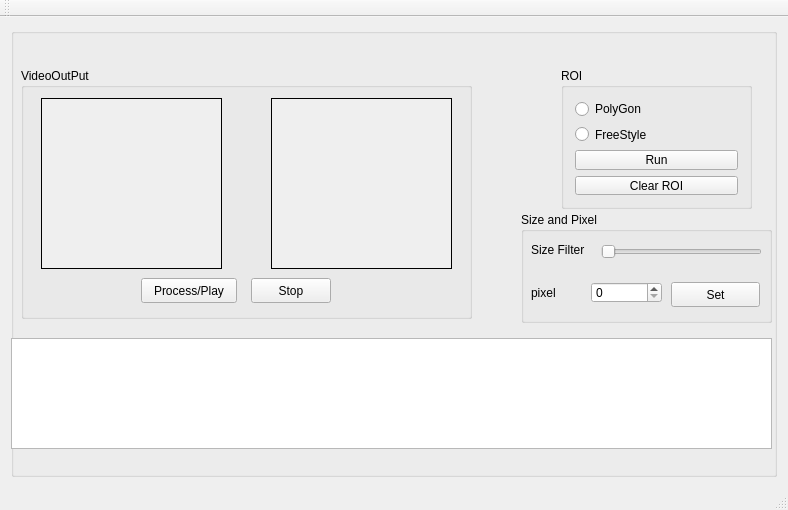
<?xml version="1.0" encoding="UTF-8"?>
<ui version="4.0">
 <class>MainWindow</class>
 <widget class="QMainWindow" name="MainWindow">
  <property name="geometry">
   <rect>
    <x>0</x>
    <y>0</y>
    <width>788</width>
    <height>510</height>
   </rect>
  </property>
  <property name="mouseTracking">
   <bool>true</bool>
  </property>
  <property name="windowTitle">
   <string>Video Analyser Beta 1.0</string>
  </property>
  <widget class="QWidget" name="centralWidget">
   <layout class="QGridLayout" name="gridLayout">
    <item row="0" column="0">
     <widget class="QGroupBox" name="groupBox_4">
      <property name="title">
       <string/>
      </property>
      <widget class="QGroupBox" name="groupBox_3">
       <property name="geometry">
        <rect>
         <x>10</x>
         <y>40</y>
         <width>451</width>
         <height>251</height>
        </rect>
       </property>
       <property name="title">
        <string>VideoOutPut</string>
       </property>
       <widget class="QLabel" name="stream_label">
        <property name="geometry">
         <rect>
          <x>20</x>
          <y>30</y>
          <width>181</width>
          <height>171</height>
         </rect>
        </property>
        <property name="mouseTracking">
         <bool>false</bool>
        </property>
        <property name="autoFillBackground">
         <bool>true</bool>
        </property>
        <property name="frameShape">
         <enum>QFrame::Box</enum>
        </property>
        <property name="text">
         <string/>
        </property>
       </widget>
       <widget class="QLabel" name="Processed_stream_label">
        <property name="geometry">
         <rect>
          <x>250</x>
          <y>30</y>
          <width>181</width>
          <height>171</height>
         </rect>
        </property>
        <property name="mouseTracking">
         <bool>false</bool>
        </property>
        <property name="autoFillBackground">
         <bool>true</bool>
        </property>
        <property name="frameShape">
         <enum>QFrame::Box</enum>
        </property>
        <property name="text">
         <string/>
        </property>
       </widget>
       <widget class="QPushButton" name="Process_pushButton">
        <property name="geometry">
         <rect>
          <x>120</x>
          <y>210</y>
          <width>96</width>
          <height>25</height>
         </rect>
        </property>
        <property name="text">
         <string>Process/Play</string>
        </property>
       </widget>
       <widget class="QPushButton" name="Stopstream_pushButton">
        <property name="geometry">
         <rect>
          <x>230</x>
          <y>210</y>
          <width>80</width>
          <height>25</height>
         </rect>
        </property>
        <property name="text">
         <string>Stop</string>
        </property>
       </widget>
      </widget>
      <widget class="QPlainTextEdit" name="plainTextEdit">
       <property name="geometry">
        <rect>
         <x>0</x>
         <y>310</y>
         <width>761</width>
         <height>111</height>
        </rect>
       </property>
      </widget>
      <widget class="QGroupBox" name="groupBox_2">
       <property name="geometry">
        <rect>
         <x>510</x>
         <y>184</y>
         <width>251</width>
         <height>111</height>
        </rect>
       </property>
       <property name="title">
        <string>Size and Pixel</string>
       </property>
       <widget class="QLabel" name="Sizefilter_label">
        <property name="geometry">
         <rect>
          <x>10</x>
          <y>30</y>
          <width>71</width>
          <height>16</height>
         </rect>
        </property>
        <property name="text">
         <string>Size Filter</string>
        </property>
       </widget>
       <widget class="QSlider" name="Sizefilter_horizontalSlider">
        <property name="geometry">
         <rect>
          <x>80</x>
          <y>30</y>
          <width>161</width>
          <height>20</height>
         </rect>
        </property>
        <property name="orientation">
         <enum>Qt::Horizontal</enum>
        </property>
       </widget>
       <widget class="QLabel" name="pxl_label">
        <property name="geometry">
         <rect>
          <x>10</x>
          <y>70</y>
          <width>41</width>
          <height>21</height>
         </rect>
        </property>
        <property name="text">
         <string>pixel</string>
        </property>
       </widget>
       <widget class="QSpinBox" name="pixel_spinBox">
        <property name="geometry">
         <rect>
          <x>70</x>
          <y>70</y>
          <width>71</width>
          <height>21</height>
         </rect>
        </property>
       </widget>
       <widget class="QPushButton" name="set_pushButton">
        <property name="geometry">
         <rect>
          <x>150</x>
          <y>70</y>
          <width>89</width>
          <height>25</height>
         </rect>
        </property>
        <property name="text">
         <string>Set</string>
        </property>
       </widget>
      </widget>
      <widget class="QGroupBox" name="groupBox">
       <property name="geometry">
        <rect>
         <x>550</x>
         <y>40</y>
         <width>191</width>
         <height>141</height>
        </rect>
       </property>
       <property name="title">
        <string>ROI</string>
       </property>
       <layout class="QVBoxLayout" name="verticalLayout">
        <item>
         <widget class="QRadioButton" name="Polygon_radioButton">
          <property name="text">
           <string>PolyGon</string>
          </property>
         </widget>
        </item>
        <item>
         <widget class="QRadioButton" name="Freestyle_radioButton">
          <property name="text">
           <string>FreeStyle</string>
          </property>
         </widget>
        </item>
        <item>
         <widget class="QPushButton" name="Run_pushButton">
          <property name="text">
           <string>Run</string>
          </property>
         </widget>
        </item>
        <item>
         <widget class="QPushButton" name="Clear_ROI_pushButton">
          <property name="text">
           <string>Clear ROI</string>
          </property>
         </widget>
        </item>
       </layout>
      </widget>
      <widget class="QLabel" name="label">
       <property name="geometry">
        <rect>
         <x>180</x>
         <y>-10</y>
         <width>401</width>
         <height>41</height>
        </rect>
       </property>
       <property name="frameShape">
        <enum>QFrame::NoFrame</enum>
       </property>
       <property name="text">
        <string/>
       </property>
      </widget>
     </widget>
    </item>
   </layout>
  </widget>
  <widget class="QMenuBar" name="menuBar">
   <property name="geometry">
    <rect>
     <x>0</x>
     <y>0</y>
     <width>788</width>
     <height>22</height>
    </rect>
   </property>
  </widget>
  <widget class="QToolBar" name="mainToolBar">
   <attribute name="toolBarArea">
    <enum>TopToolBarArea</enum>
   </attribute>
   <attribute name="toolBarBreak">
    <bool>false</bool>
   </attribute>
  </widget>
  <widget class="QStatusBar" name="statusBar"/>
 </widget>
 <layoutdefault spacing="6" margin="11"/>
 <resources/>
 <connections/>
</ui>
